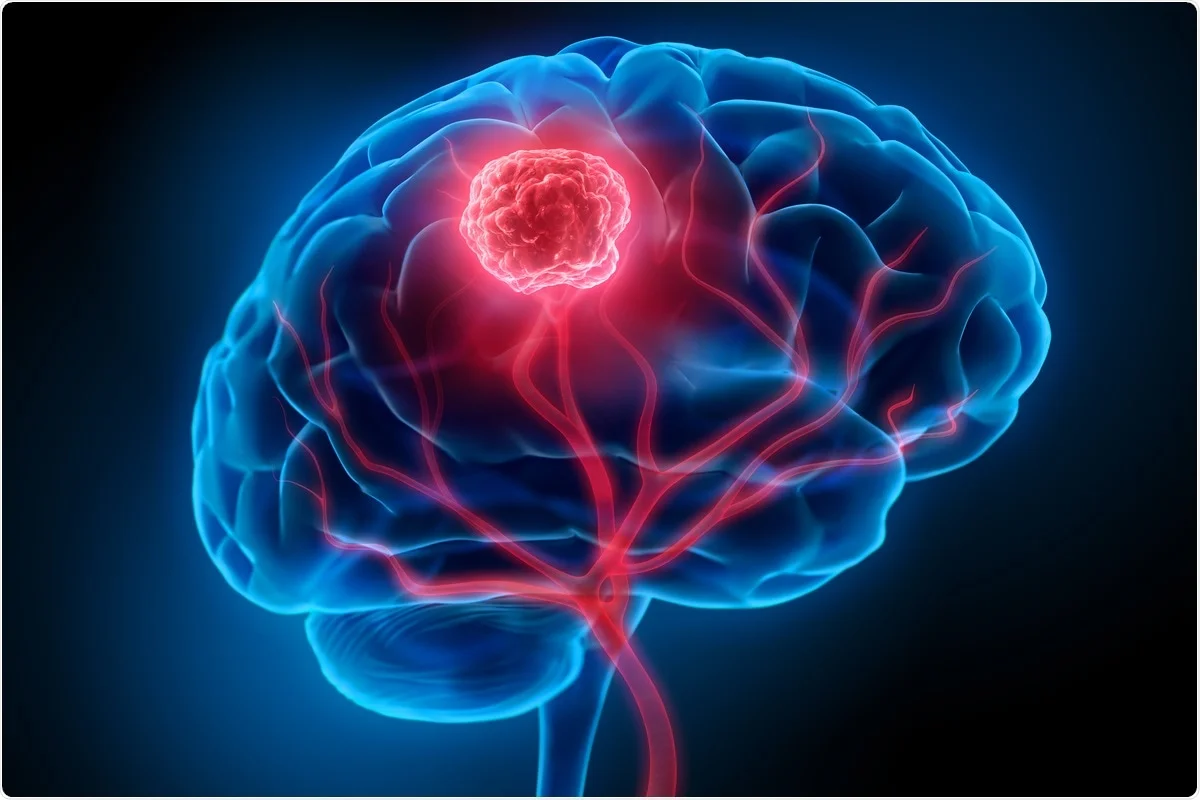
#> input picture assets/brain_reference.png, 1200 x 800 px
$ python -i brisc_utils.py   (imports and definitions only)
#> lines starting #> are read from the running program, lines starting #| are printed output that depends on the picture; after the words box and inside, x2 and y2 are one past the last pixel; in counts of white or black regions, pixels touching at a corner belong together
from __future__ import annotations

import json
from pathlib import Path
from typing import Iterable

import numpy as np
import pandas as pd
from PIL import Image, ImageOps


PROJECT_ROOT = Path(__file__).resolve().parents[1]
DEFAULT_DATA_DIR = PROJECT_ROOT.parents[1] / "work" / "brisc2025"
REPORTS_DIR = PROJECT_ROOT / "reports"


def ensure_reports_dir() -> Path:
    REPORTS_DIR.mkdir(parents=True, exist_ok=True)
    return REPORTS_DIR


def load_manifest(data_dir: Path) -> pd.DataFrame:
    manifest_path = data_dir / "manifest.csv"
    if not manifest_path.exists():
        raise FileNotFoundError(f"Manifest not found: {manifest_path}")
    df = pd.read_csv(manifest_path)
    df["path"] = df["relative_path"].map(lambda value: data_dir / str(value).replace("\\", "/"))
    return df


def crop_foreground(arr: np.ndarray) -> np.ndarray:
    mask = arr > max(10, np.percentile(arr, 15))
    coords = np.argwhere(mask)
    if coords.size == 0:
        return arr
    y0, x0 = coords.min(axis=0)
    y1, x1 = coords.max(axis=0) + 1
    pad = 8
    return arr[max(0, y0 - pad) : min(arr.shape[0], y1 + pad), max(0, x0 - pad) : min(arr.shape[1], x1 + pad)]


def image_features(path: Path, size: int = 48) -> np.ndarray:
#> called with path = '../assets/brain_reference.png', size = 48
    image = Image.open(path).convert("L")
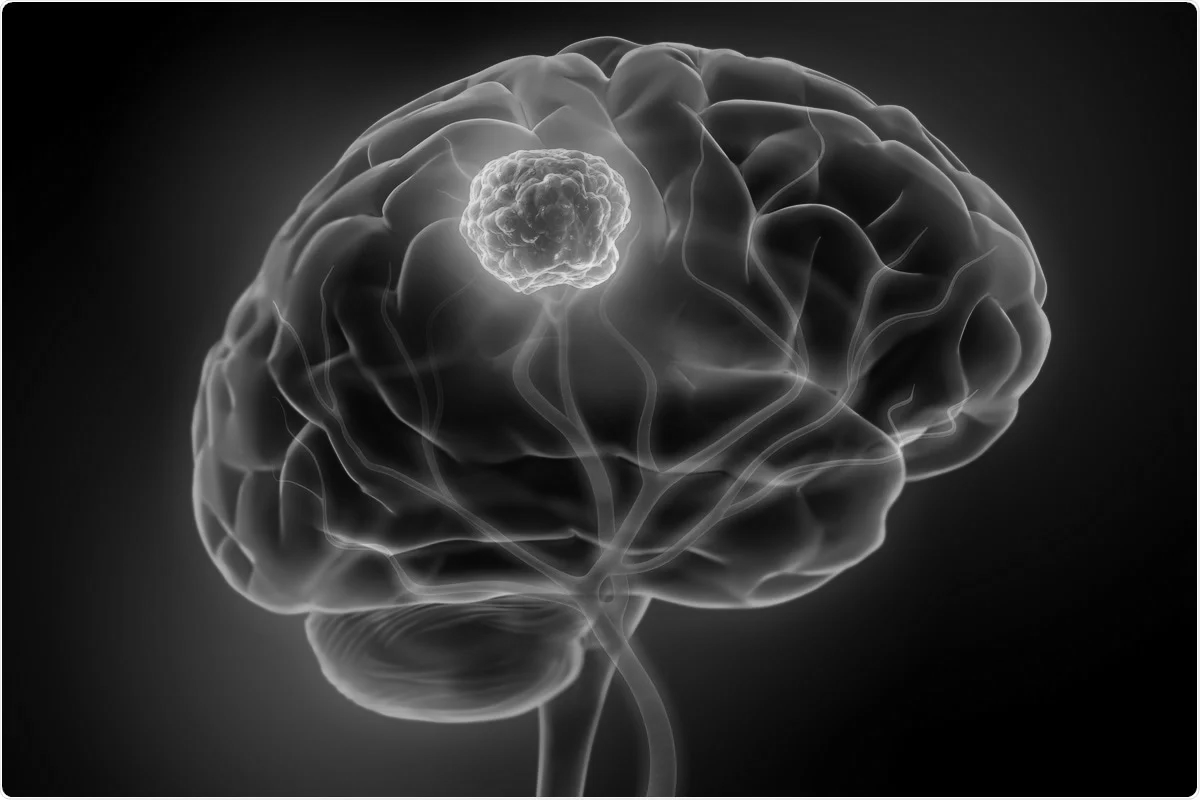
#> image: PIL image 1200x800 L; min 0, max 255, mean 45.2
    cropped = crop_foreground(np.asarray(image))
#> in crop_foreground, `mask = arr > max(10, np.percentile(arr, 15))`:
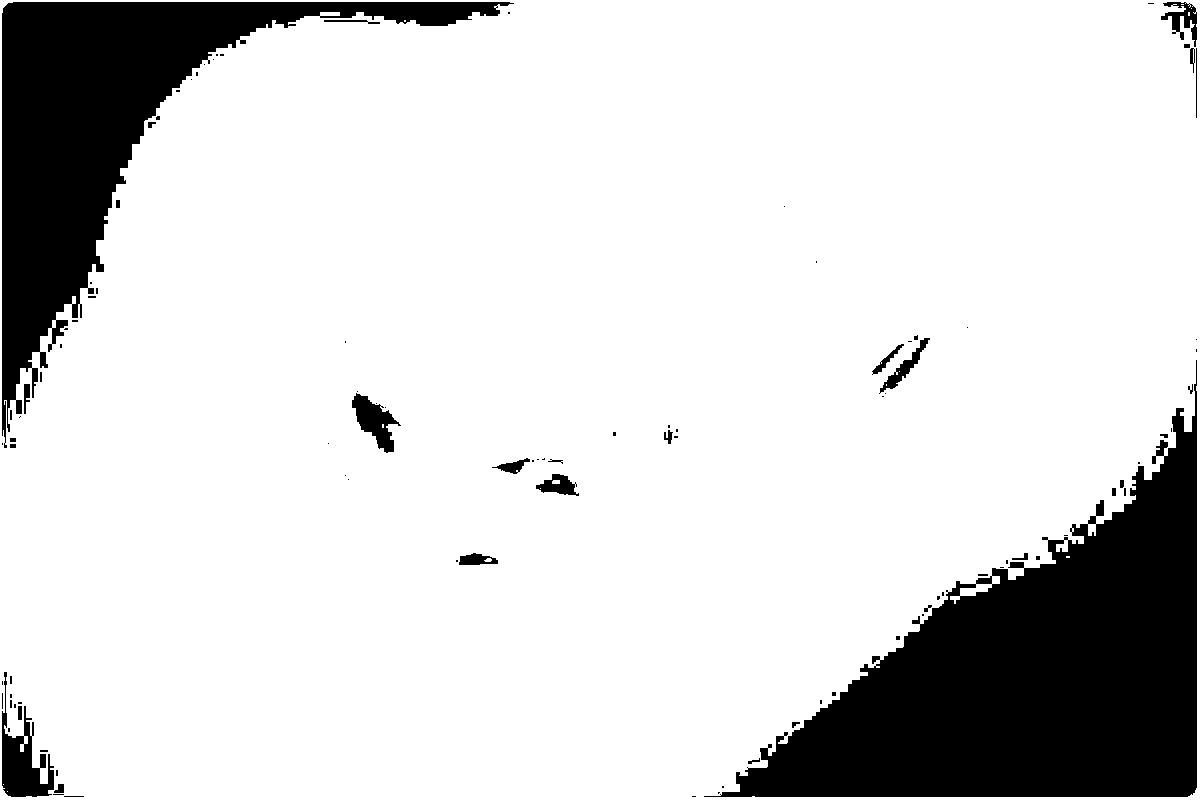
#> mask: shape (800, 1200) bool; 84.3% white; 104 black regions (69 under 20 px), largest, box (x1, y1, x2, y2) and area: (704, 360, 1197, 797) 89685, (2, 2, 514, 448) 52894, (2, 672, 54, 797) 2602
#> in crop_foreground, `coords = np.argwhere(mask)`: coords = 809473 pairs, first value 0 to 799, second value 0 to 1199
#> in crop_foreground, `y0, x0 = coords.min(axis=0)`: y0 = 0
#> in crop_foreground, `y1, x1 = coords.max(axis=0) + 1`: y1 = 800; x1 = 1200
    image = Image.fromarray(cropped).resize((size, size), Image.Resampling.LANCZOS)
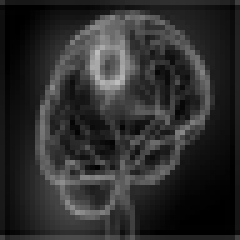
#> image: PIL image 48x48 L (shown 5 times larger); min 0, max 189, mean 44.4
    image = ImageOps.autocontrast(image)
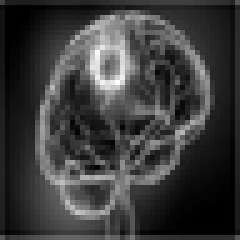
#> image: PIL image 48x48 L (shown 5 times larger); min 0, max 255, mean 59.4
    arr = np.asarray(image, dtype=np.float32) / 255.0
    gx = np.diff(arr, axis=1, prepend=arr[:, :1])
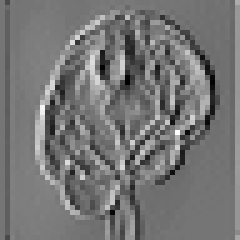
#> gx: shape (48, 48) float32 (shown 5 times larger); min -0.392, max 0.459, mean 0.000887; drawn with min black and max white
    gy = np.diff(arr, axis=0, prepend=arr[:1, :])
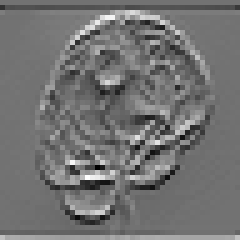
#> gy: shape (48, 48) float32 (shown 5 times larger); min -0.392, max 0.482, mean 0.00187; drawn with min black and max white
    grad = np.sqrt(gx * gx + gy * gy)
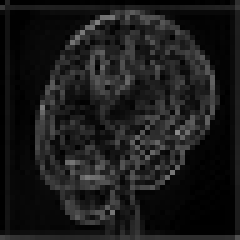
#> grad: shape (48, 48) float32 (shown 5 times larger); min 0, max 0.541, mean 0.103

    blocks = []
    for grid in (4, 6):
        patch_size = size // grid
        for yy in range(grid):
            for xx in range(grid):
                patch = arr[yy * patch_size : (yy + 1) * patch_size, xx * patch_size : (xx + 1) * patch_size]
                gpatch = grad[yy * patch_size : (yy + 1) * patch_size, xx * patch_size : (xx + 1) * patch_size]
                blocks.extend((patch.mean(), patch.std(), np.percentile(patch, 85), gpatch.mean()))
#> after the loop, blocks = 208 values, max 0.809 at index 98, min 0.0228 at index 183, mean 0.208

    hist, _ = np.histogram(arr, bins=48, range=(0.0, 1.0), density=True)
#> hist = 48 values, max 4 at index 0, min 0 at index 46, mean 1
    profile = np.concatenate((arr.mean(axis=0), arr.mean(axis=1), grad.mean(axis=0), grad.mean(axis=1)))
#> profile = 192 values, max 0.435 at index 24, min 0.0128 at index 144, mean 0.168
    return np.concatenate((arr.ravel(), hist.astype(np.float32), profile, np.asarray(blocks, dtype=np.float32)))


def build_feature_matrix(paths: Iterable[Path], size: int = 48) -> np.ndarray:
    return np.vstack([image_features(path, size=size) for path in paths])


def dice_score(prediction: np.ndarray, target: np.ndarray) -> float:
    prediction = prediction.astype(bool)
    target = target.astype(bool)
    intersection = np.logical_and(prediction, target).sum()
    denominator = prediction.sum() + target.sum()
    if denominator == 0:
        return 1.0
    return float((2.0 * intersection) / denominator)


def iou_score(prediction: np.ndarray, target: np.ndarray) -> float:
    prediction = prediction.astype(bool)
    target = target.astype(bool)
    union = np.logical_or(prediction, target).sum()
    if union == 0:
        return 1.0
    return float(np.logical_and(prediction, target).sum() / union)


def write_json(path: Path, payload: dict) -> None:
    path.write_text(json.dumps(payload, indent=2), encoding="utf-8")

>>> result = image_features('../assets/brain_reference.png')
#> result = 2752 values, max 4 at index 2304, min 0 at index 49, mean 0.24
